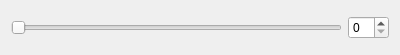
<?xml version="1.0" encoding="UTF-8"?>
<ui version="4.0">
 <class>myWidget</class>
 <widget class="QWidget" name="myWidget">
  <property name="geometry">
   <rect>
    <x>0</x>
    <y>0</y>
    <width>400</width>
    <height>55</height>
   </rect>
  </property>
  <property name="windowTitle">
   <string>Form</string>
  </property>
  <layout class="QHBoxLayout" name="horizontalLayout">
   <item>
    <widget class="QSlider" name="horizontalSlider">
     <property name="orientation">
      <enum>Qt::Horizontal</enum>
     </property>
    </widget>
   </item>
   <item>
    <widget class="QSpinBox" name="spinBox"/>
   </item>
  </layout>
 </widget>
 <resources/>
 <connections/>
</ui>
